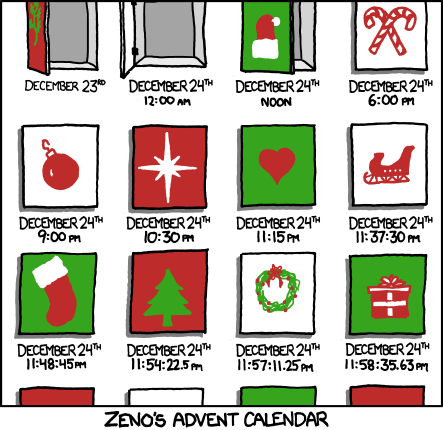
#> input picture doc_tutorials/03_image_processing/test_image2.png, 443 x 430 px
$ python 06_finding_gradients.py   (older library calls are emulated)
#> lines starting #> are read from the running program, lines starting #| are printed output that depends on the picture
'''
6. Finding gradients and edges in images. Learn filters like
   Sobel, Laplace and Scharr
'''
import cv2
import matplotlib.pyplot as plt
import numpy as np

img = cv2.imread('test_image2.png')
#> img is the input picture: shape (430, 443, 3); mean B, G, R 173.8, 186.4, 191

# SOBEL-kernel
# This applies a gaussian smoothing and then finds edges in the image. It is
# resistant to noise. You can influence the kernel size and the direction of
# derivatives. The SCHARR-kernel is better at 3x3 kernels.

laplacian = cv2.Laplacian(img, cv2.CV_64F)
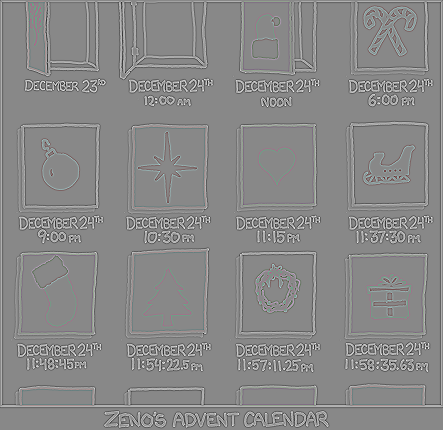
#> laplacian: shape (430, 443, 3) float64; mean B, G, R 0, 0, 0; drawn with min black and max white

sobelx = cv2.Sobel(img, cv2.CV_64F, 1, 0, ksize=5)
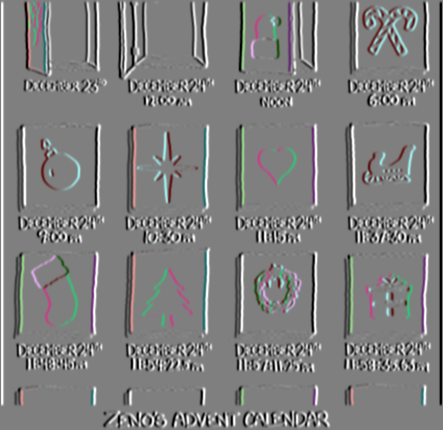
#> sobelx: shape (430, 443, 3) float64; mean B, G, R 0.6, 0.6, 0.6; drawn with min black and max white
sobely = cv2.Sobel(img, cv2.CV_64F, 0, 1, ksize=5)
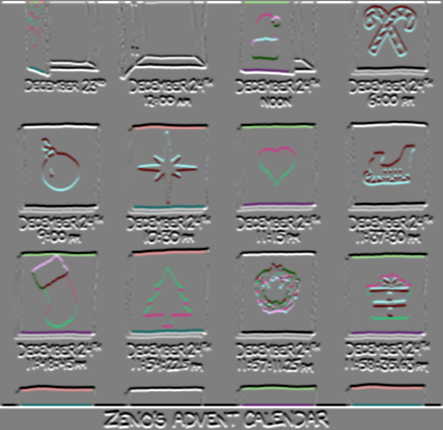
#> sobely: shape (430, 443, 3) float64; mean B, G, R 70.3, 69.8, 70.1; drawn with min black and max white

plt.subplot(2,2,1)
plt.imshow(img, cmap='gray')
plt.title('Original')
plt.xticks([])
plt.yticks([])

plt.subplot(2,2,2)
plt.imshow(laplacian, cmap='gray')
plt.title('Laplacian')
plt.xticks([])
plt.yticks([])

plt.subplot(2,2,3)
plt.imshow(sobelx, cmap='gray')
plt.title('Sobel X')
plt.xticks([])
plt.yticks([])

plt.subplot(2,2,4)
plt.imshow(sobely, cmap='gray')
plt.title('Sobel Y')
plt.xticks([])
plt.yticks([])

plt.show()
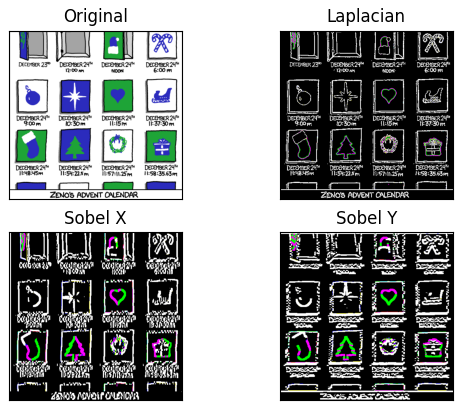
#> figure drawn by matplotlib, 4 panels; B, G, R data is drawn as R, G, B

$ run again, with doc_tutorials/03_image_processing/lines.png copied over doc_tutorials/03_image_processing/test_image2.png
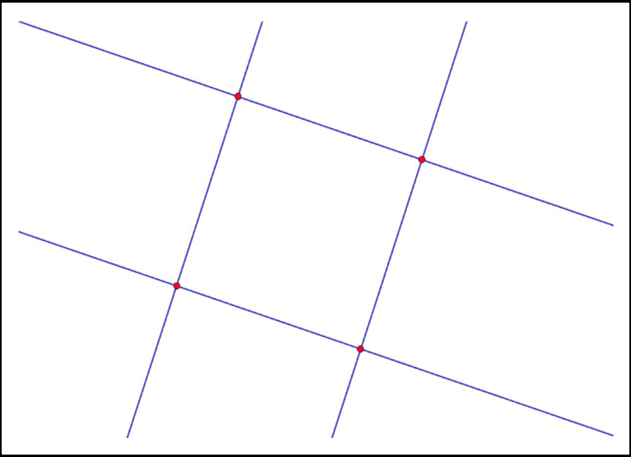
#> input picture doc_tutorials/03_image_processing/lines.png, 631 x 457 px
#> img is the input picture: shape (457, 631, 3); mean B, G, R 249.7, 248.4, 248.5
#> `sobely = cv2.Sobel(img, cv2.CV_64F, 0, 1, ksize=5)`:
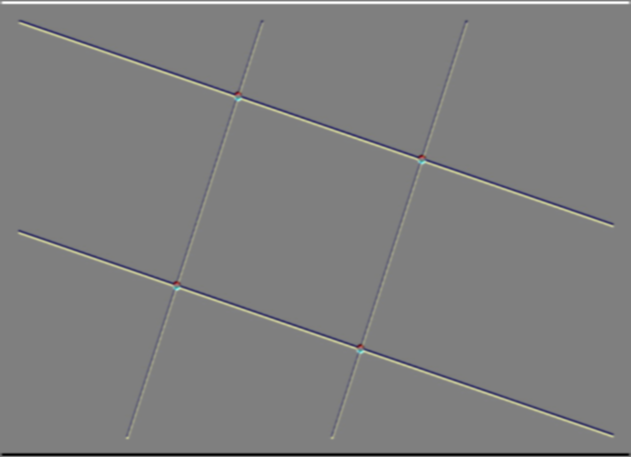
#> sobely: shape (457, 631, 3) float64; mean B, G, R 2.4, 2.4, 2.4; drawn with min black and max white
#> `plt.show()`:
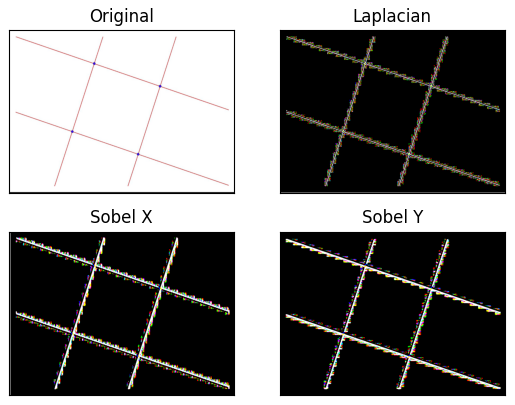
#> figure drawn by matplotlib, 4 panels; B, G, R data is drawn as R, G, B

$ run again, with doc_tutorials/03_image_processing/gradient.jpg saved as doc_tutorials/03_image_processing/test_image2.png
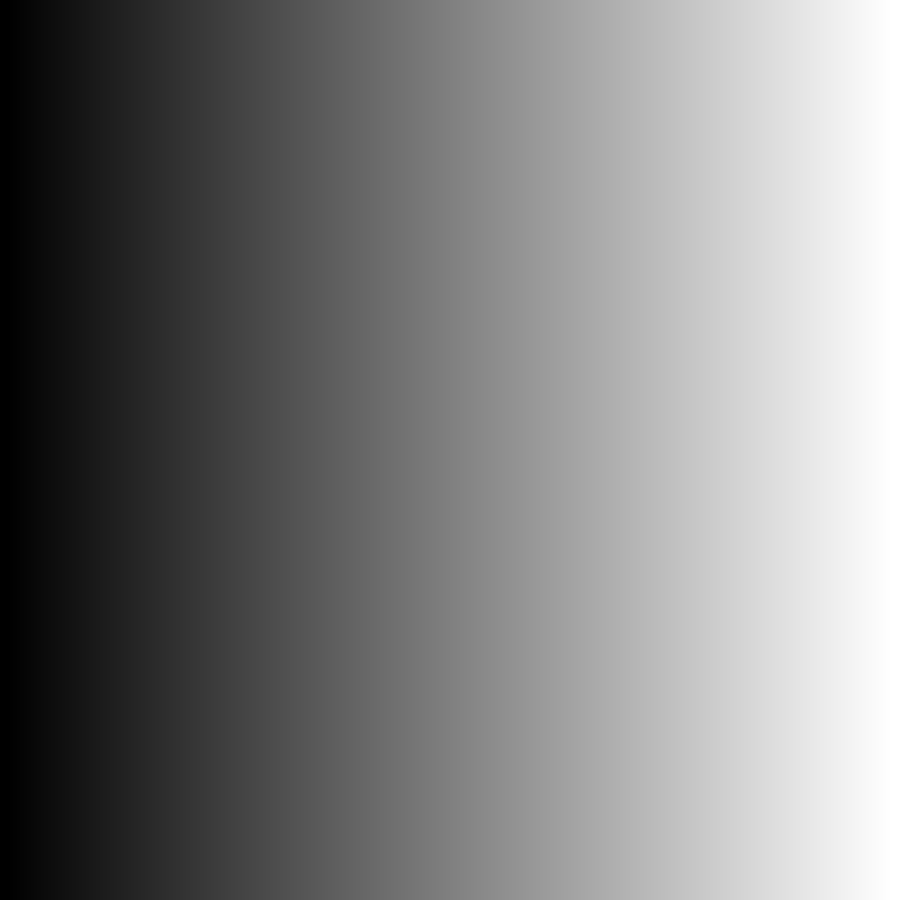
#> input picture doc_tutorials/03_image_processing/gradient.jpg, 900 x 900 px
#> img is the input picture: shape (900, 900, 3); min 0, max 255, mean 127.6
#> `sobelx = cv2.Sobel(img, cv2.CV_64F, 1, 0, ksize=5)`:
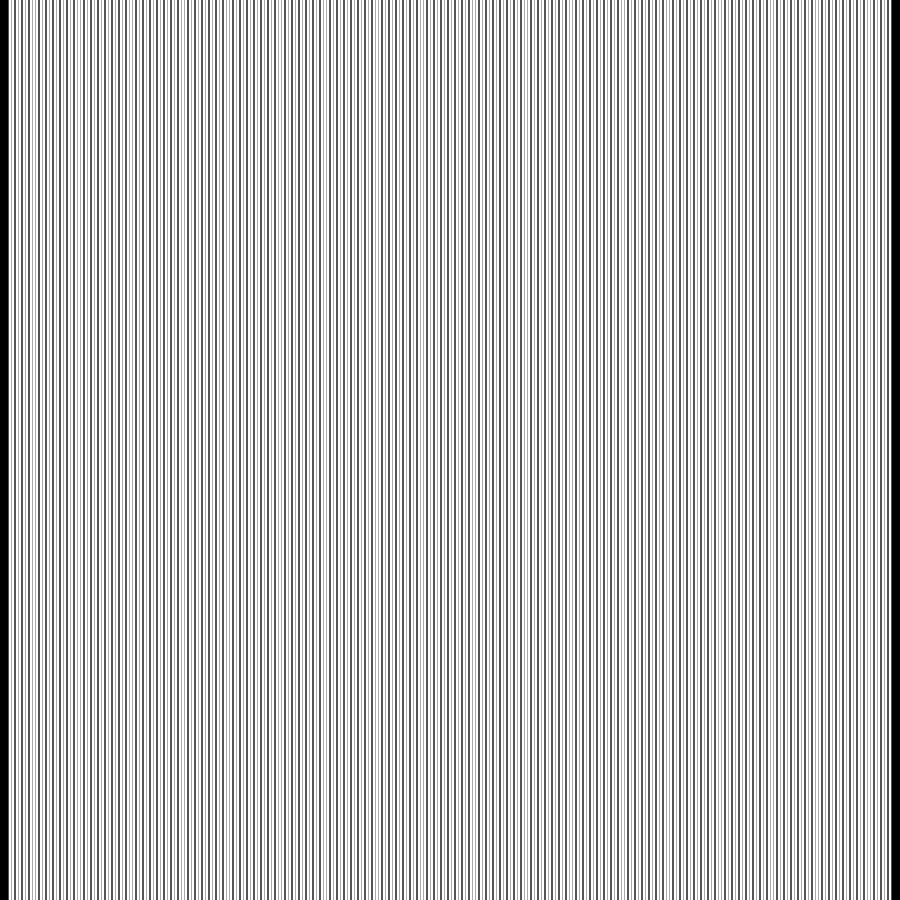
#> sobelx: shape (900, 900, 3) float64; min 0, max 48, mean 36.3; drawn with min black and max white
#> sobely: shape (900, 900, 3) float64; every value is 0
#> `plt.show()`:
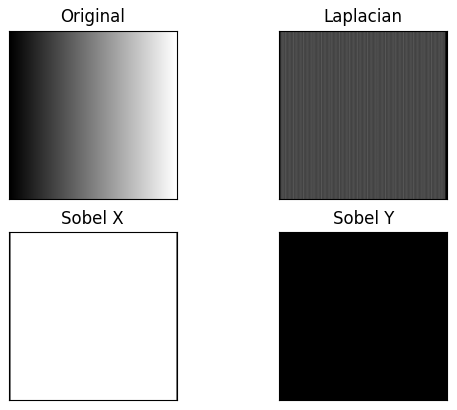
#> figure drawn by matplotlib, 4 panels
